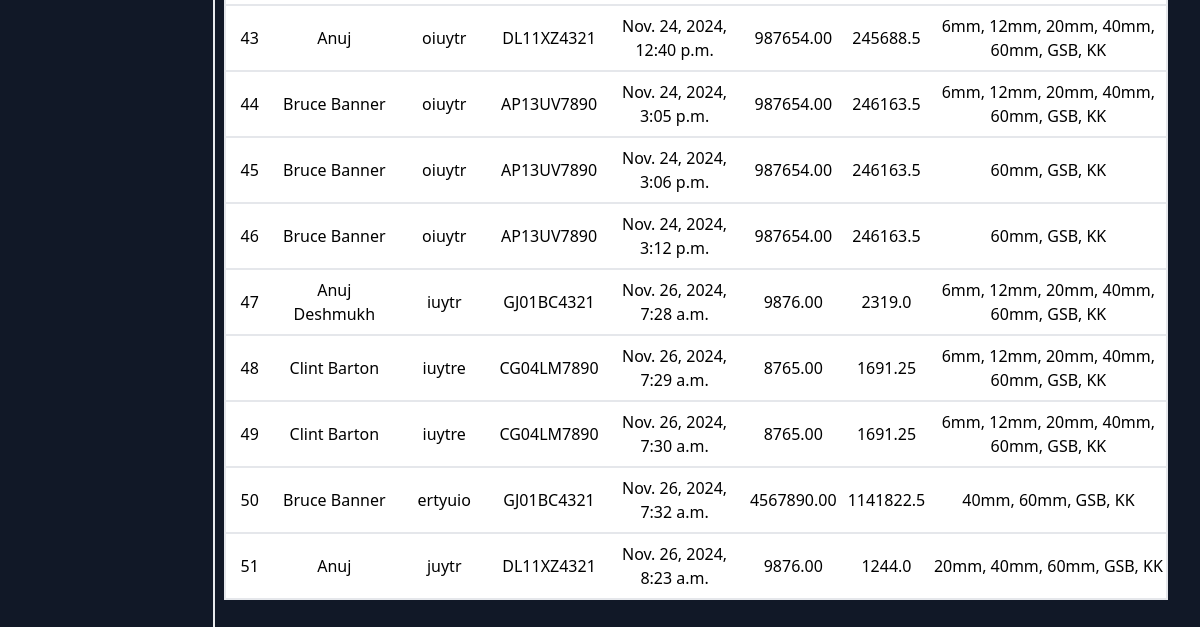
The app's page /reports/sales_report/ (lower part), older data.
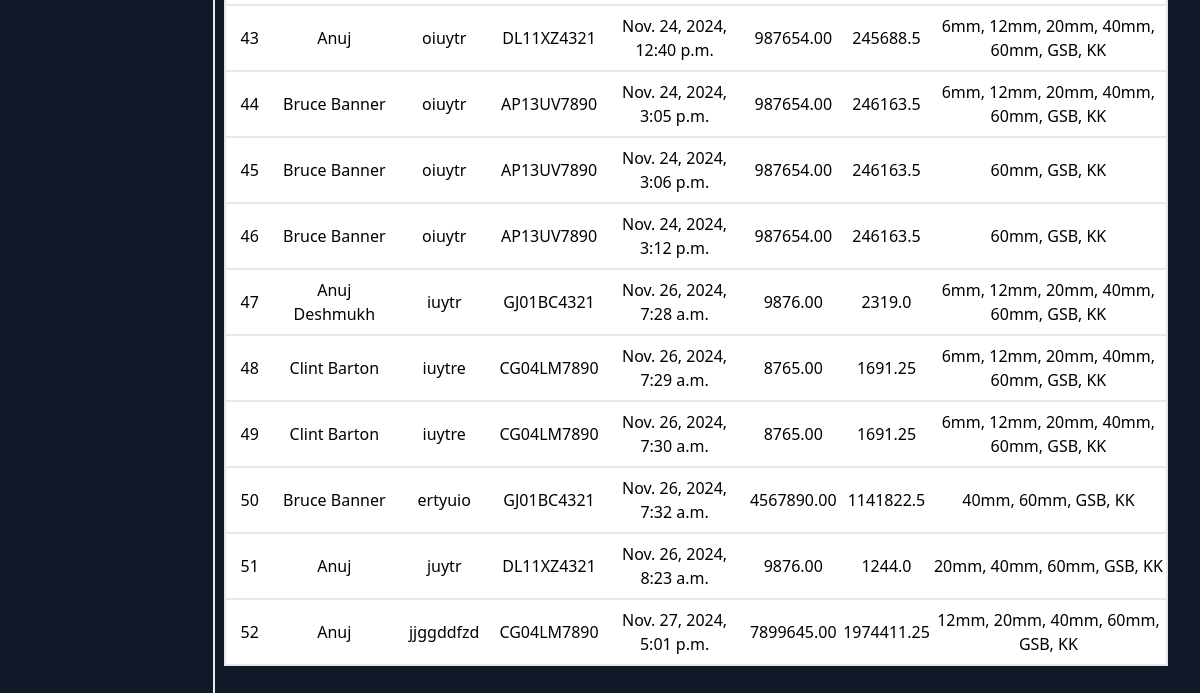
The same page, newer data.
### myapp/models.py (models this page shows, shortened)
class BaseModel(models.Model):
    created_at = models.DateTimeField(auto_now_add=True)
    updated_at = models.DateTimeField(auto_now=True)
    class Meta:
        abstract = True

class Sales(BaseModel):
    client = models.ForeignKey(Client, on_delete=models.CASCADE)
    vehicle = models.ForeignKey(Vehicle, on_delete=models.CASCADE)
    driver = models.CharField(max_length=100, null=True, blank=True)
    weight_after_load = models.DecimalField(max_digits=10, decimal_places=2)
    size = models.CharField(max_length=50)
    total_cost = models.DecimalField(max_digits=10, decimal_places=2)
    @property
    def get_sizes_list(self):
        data_dict = ast.literal_eval(self.size)  # Convert string to dictionary
        result = ', '.join([key for key, value in data_dict.items() if value is None])
        return result
    @property
    def weight_before_load(self):
        return self.vehicle.weight_capacity
    @property
    def total_load_weight(self):
        return int(self.weight_after_load)-int(self.weight_before_load)
    @property
    def total_load_weight_in_brass(self):
        return self.total_load_weight/4

class Client(BaseModel):
    name = models.CharField(max_length=100, unique=True)
    contact_number = models.CharField(max_length=15, blank=True)
    address = models.TextField(blank=True, null=True)

class Vehicle(BaseModel):
    manufacturer = models.CharField(max_length=100)
    model = models.CharField(max_length=100)
    registration_number = models.CharField(max_length=50, unique=True)
    date_of_purchase = models.DateField()
    weight_capacity = models.DecimalField(max_digits=10, decimal_places=2)  # Maximum weight the vehicle can carry

### myapp/views.py (the view)
# urls.py: path('reports/sales_report/', views.sales_report, name='sales_report'),
def sales_report(request):
    sales = Sales.objects.all()
    filters = {}
    if request.GET.get("search"):
        filters["client__name__icontains"] = request.GET.get("search")
    if request.GET.get("from_date"):
        filters["created_at__gte"] = request.GET.get("from_date")
    if request.GET.get("to_date"):
        filters["created_at__lte"] = request.GET.get("to_date")
    if request.GET.get("bill_no"):
        filters["id"] = request.GET.get("bill_no")
    if request.GET.get("name"):
        filters["client__name__icontains"] = request.GET.get("name")
    if request.GET.get("driver_name"):
        filters["driver__icontains"] = request.GET.get("driver_name")
    if request.GET.get("vehicle_no"):
        filters["vehicle__registration_number__icontains"] = request.GET.get(
            "vehicle_no"
        )
    sales = sales.filter(**filters)
    return render(request, "reports/sales_report.html", context={"sales": sales})

### templates/reports/sales_report.html (shortened to what this page needs)
{% extends "reports.html" %}
{% block content %}
{% load static %}
<body class="bg-gray-900">
    <div class="p-4">
        <table class="min-w-full bg-white cursor-pointer">
            <tbody class=" theme-toggle">
                {% for sale in sales %}
                <tr class="text-center hover:bg-yellow-500 border-2">
                    <td class="py-2">{{sale.id}}</td>
                    <td class="py-2">{{sale.client.name}}</td>
                    <td class="py-2">{{sale.driver}}</td>
                    <td class="py-2">{{sale.vehicle.registration_number}}</td>
                    <td class="py-2">{{sale.created_at}}</td>
                    <td class="py-2">{{sale.weight_after_load}}</td>
                    <td class="py-2">{{sale.total_load_weight_in_brass}}</td>
                    <td class="py-2">{{sale.get_sizes_list}}</td>
                </tr>
                {% endfor %}
            </tbody>
        </table>
    </div>
</body>
{% endblock %}

Row changes from the older to the newer data that the page shows:
added Sales: id "52", client.name "Anuj", driver "jjggddfzd", vehicle.registration_number "CG04LM7890", created_at "Nov. 27, 2024, 5:01 p.m.", weight_after_load "7899645.00", total_load_weight_in_brass "1974411.25", get_sizes_list "12mm, 20mm, 40mm, 60mm, GSB, KK"
